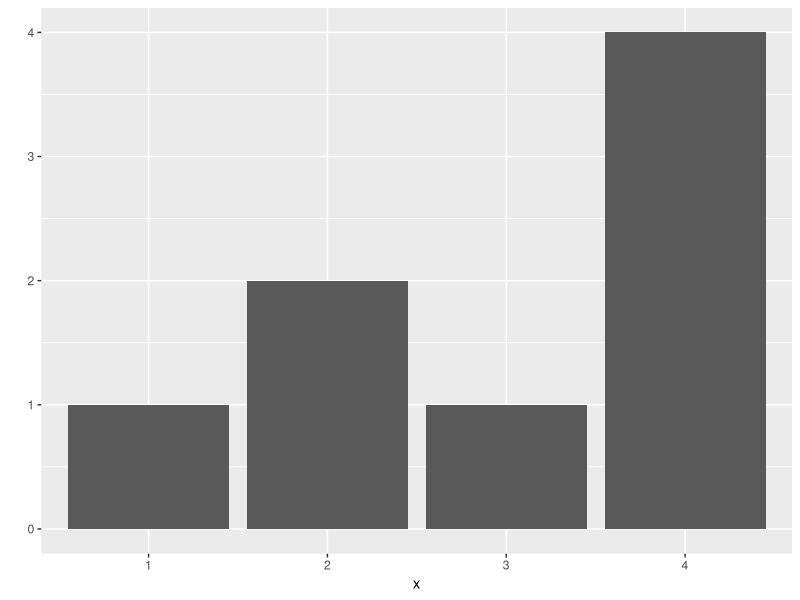
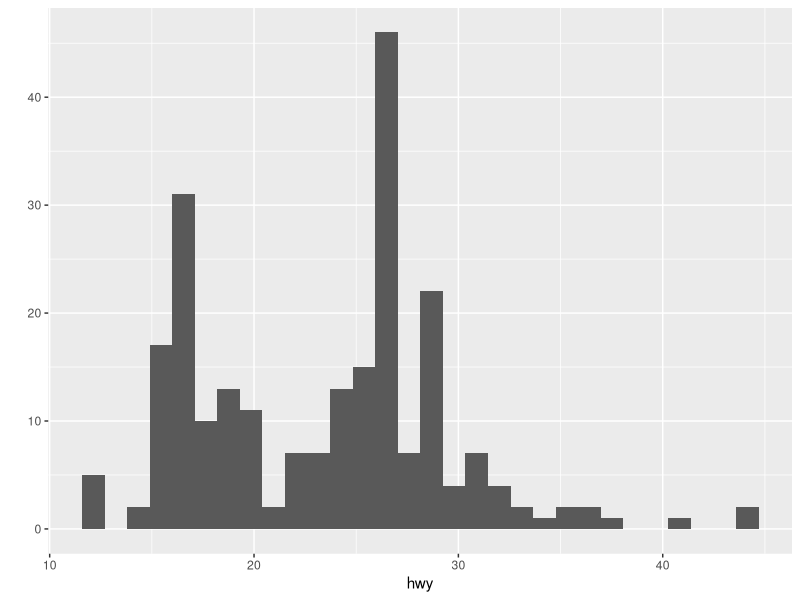
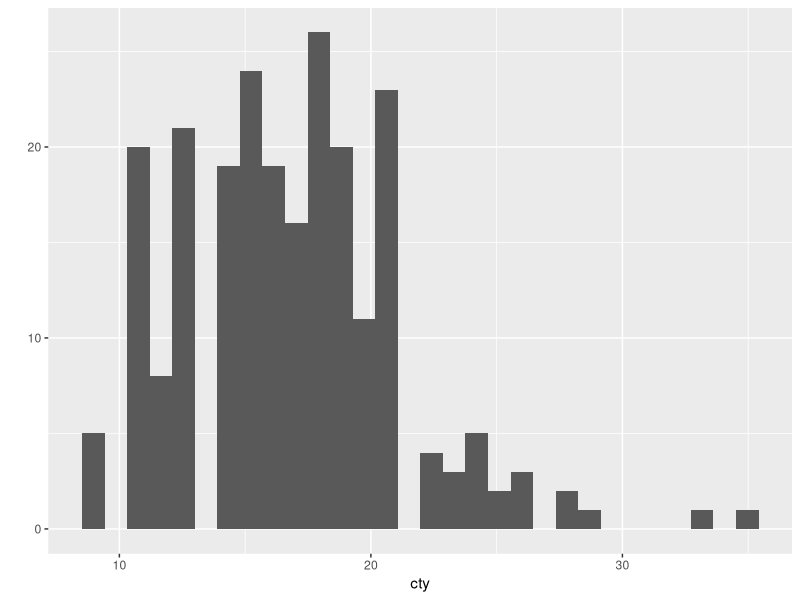
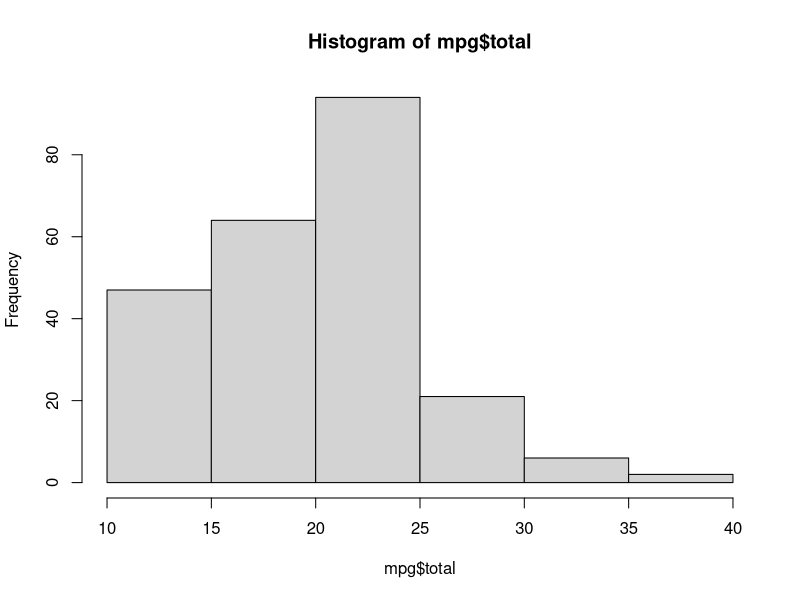
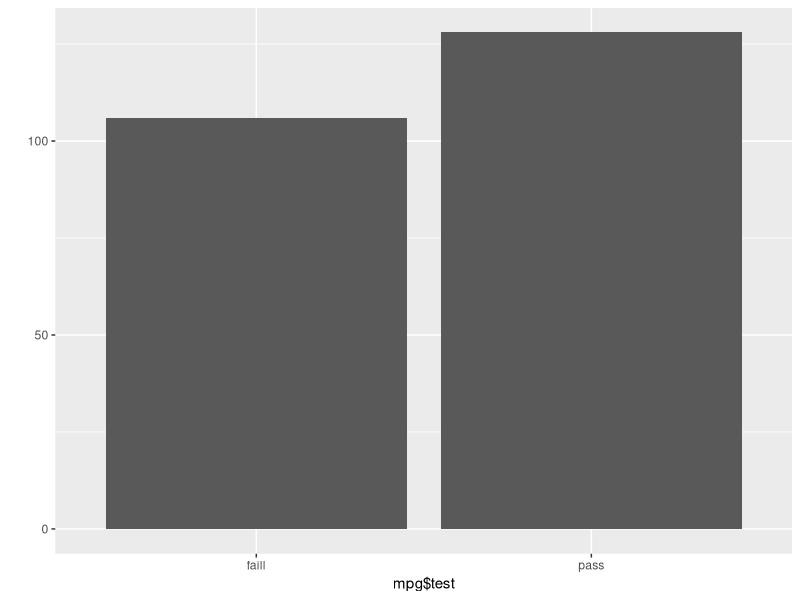

Recreate these plots in R, in order. (Note: this script raises an error after producing the figures.)
install.packages("ggplot2")
library(ggplot2)

##read.csv(file="C:\\Users\\1027\\RWorkspace\\jzero\\2013년_전년대비_시간대별_교통사고_사망자_현황.csv")
##1-2-1-2. 시간대별_관광객_지번 (PNU)
x <- c("2","2","3","1","4","4","4","4")
x
qplot(x)
rm(x)

##### mpg 데이터 파악하기
## 내가 모르는 빅데이터를 분석하는 방법
## data = mpg, X축에 변수 지정해 그래프 생성
qplot(data = mpg, x = hwy)
## x 축 cty
qplot(data = mpg, x = cty)

## mpg 데이터를 데이터 프레임으로 만든다
mpg <- as.data.frame(ggplot2::mpg)
head(mpg)
tail(mpg)
dim(mpg)
str(mpg)
summary(mpg)
# 통합 연비 변수 생성
mpg$total <- (mpg$cty + mpg$hwy) / 2
#통합 연비 변수 평균
mean(mpg$total)
# 요약 통계량 산출
summary(mpg$total)
hist(mpg$total)
# total 연비의 평균과 중앙값이 약 20이다
# total 연비가 20~ 25 사이에 해당하는 자동차 모델이 가장 많다.
# 대부분 25 이하이고, 25를 넘기는 자동차는 많지 않다.

## 합격 판정 변수 만들기
# total 이 20 이상이면 pass, 미만이면 fail을 부여하는 test 라는 변수를 생성합니다.
mpg$test <- ifelse(mpg$total >= 20, "pass", "faill")       #ifelse는 ggplot덕에 가능한거.
head(mpg, 20)
# 합격 판정을 받은 자동차 수를 살펴보자
table(mpg$test)
?table()
qplot(mpg$test)
#####걍 해본거 qplot(factor(mpg$test))

##중첩조건문
# total이 30 이상이면 A
# total이 20~30 이면 B
# total이 10~20 미만이면 C
mpg$grade <- ifelse(
  mpg$total >= 30, "A",
  ifelse(mpg$total >= 20, "B",
         ifelse(mpg$total >= 15, "C", "D"))
)
## 원하는 행 지우기 ex 14번째 열인 grade 지우기.
mpg<-mpg[,-14]
mpg <- subset(mpg,select = -grade)

head(mpg, 10)
table(mpg$grade)
qplot(mpg$grade)
head(mpg)
##변수명 변경 
#아직 안함


# ggplot2 패키지에는 미국 동북중부 437개 지역의 
# 인구통계 정보를 담은 midwest 라는 데이터가 
# 들어 있습니다.
# midwest 데이터를 사용해 데이터 분석 문제를 해결하시오
# 1.  pototal 변수를 total 로, popasian 변수를 
# asian 으로 수정하세요
# 2. total, asian 변수를 이용해 '전체 인구 대비 아시아 인구 
# 백분율' 파생변수를만들고, 히스토그램을 만들어 도시들이
# 어떻게 분포하는지 살펴보시오.
# 아시아 인구 백분율 전체 평균을 구하고, 평균을 초과하고
# 'large' , 그 외에는 'small' 을 부여하는 파생변수를 만드시오.
# 'large' 와 'small' 에 해당하는 지역이 얼마나 되는지 
# 빈도표와 빈도 막대 그래프를 만들어 확인해 보세요.

#분석
midwest <- as.data.frame(ggplot2::midwest)
head(midwest)
tail(midwest)
dim(midwest) # 437 행, 28 열
str(midwest)
summary(midwest)
#분석끝

# total 과 asian column에 각각 poptotal과 popasian 복사해주기
midwest$total<- midwest$poptotal
midwest$asian <- midwest$popasian
midwest$asian

#asian.total 이라는 새 column 만들기. 
midwest$percasi <- midwest$popasian/midwest$poptotal
#확인
midwest$asian.total
#히스토그램
hist(midwest$asian.total,col='red')
#평균
mean(midwest$asian.total)
#평가
midwest$eval <- ifelse(
  midwest$asian.total>mean(midwest$asian.total),"large","small"
)
# 빈도표
table(midwest$eval)
# 빈도 막대그래프
qplot(midwest$eval)


# 문제를 전부 푼 후 ...
# 변환된 데이터를 csv 파일로 저장합니다.
# 그러면 변형시킨 데이터를 csv를 통해 다른 프로그램
# 예를들면 엑셀이나 DB에 다시 전달할 수 있습니다.

write.csv(midwest, file = "update_midwest.csv")
